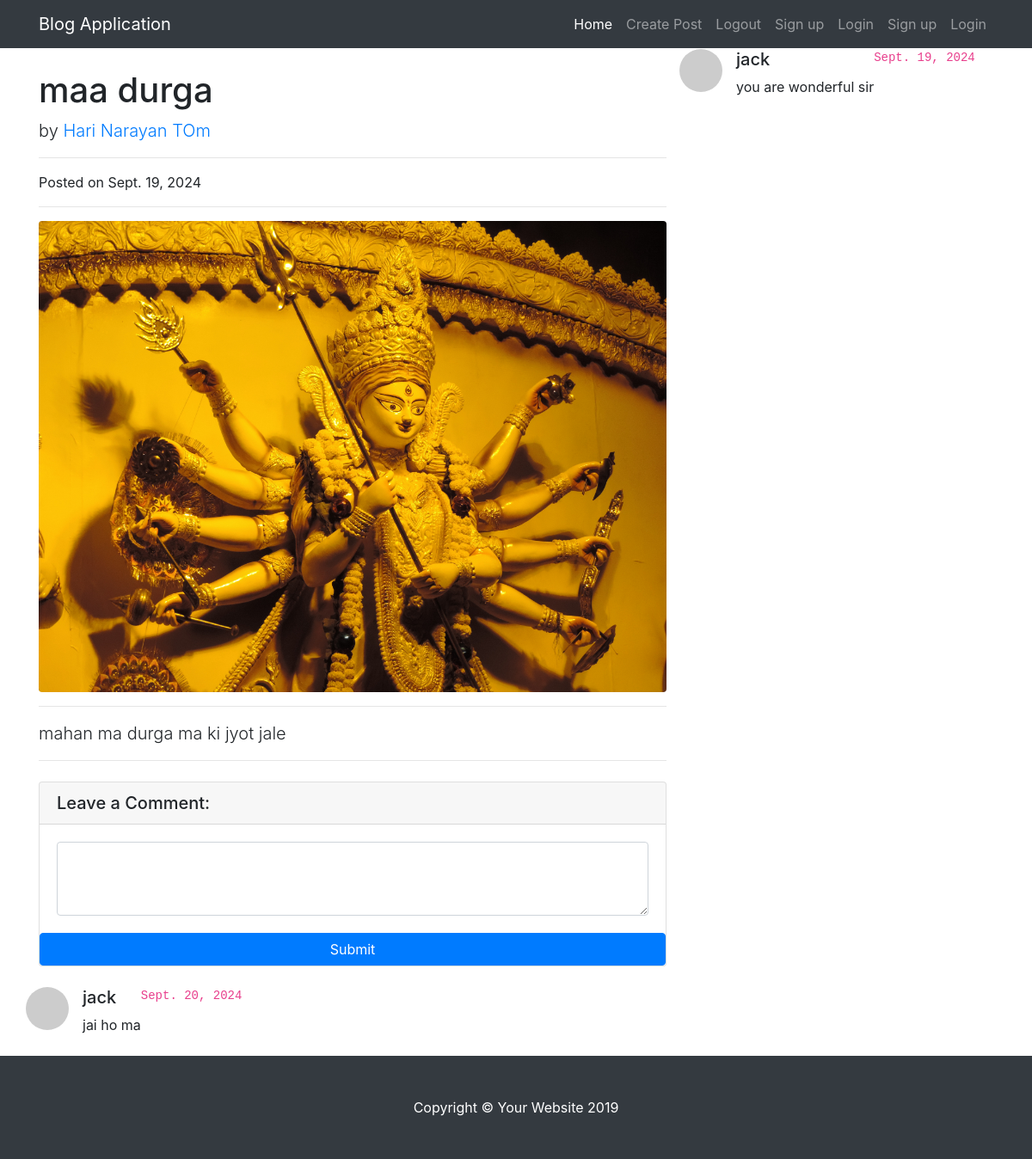
/studentbook/readmore/1/, run on the app's committed database.
### studentbook/models.py (models this page shows)
class Blog(models.Model):
    user_id = models.ForeignKey(User,on_delete=models.CASCADE)
    image = models.ImageField(upload_to = 'images/')
    title = models.CharField('Post Title', max_length=100)
    description = models.TextField('Post Description')
    posted_date = models.DateField(default = date.today)
    good_name = models.CharField('Good name', max_length=100)

class Comment(models.Model):
    message = models.TextField('Message')
    date_comment = models.DateField(default=date.today)
    user_id = models.ForeignKey(User, on_delete=models.CASCADE, related_name='user_comments')  # This references the User who made the comment
    post_id = models.ForeignKey(Blog, on_delete=models.CASCADE, related_name='post_comments')  # This should reference the Blog (or Post) that the comment belongs to

class User(models.Model):
    username = models.CharField('User Name', max_length=100)
    email = models.CharField('User Email',max_length=100)
    password = models.CharField('User Password',max_length=20)

### studentbook/views.py (the view, shortened to what this page needs)
# urls.py: path('readmore/<int:id>/',views.readmore, name='readmore'),
def readmore(request, id):
    data = Blog.objects.get(id=id)
    comment = Comment.objects.all().filter(post_id=id)
    return render(request, 'studentbook/login/readmore.html', {'data': data,'comments':comment})

### studentbook/templates/studentbook/login/readmore.html (shortened to what this page needs)
{% include 'studentbook/login/header.html' %}
  <div class="container">
    <div class="row">
      <div class="col-lg-8">
        <h1 class="mt-4">{{ data.title }} </h1>
        <p class="lead">
          by
          <a href="#">{{ data.good_name }}</a>
        </p>
        <hr>
        <p>Posted on {{ data.posted_date }}</p>
        <hr>
        <img class="img-fluid rounded" src="{{ data.image.url }}" alt="">
        <hr>
        <p class="lead">{{ data.description }}</p>
        <hr>
        <div class="card my-4">
          <h5 class="card-header">Leave a Comment:</h5>
          <div class="card-body">
            <form method ="POST" action="{% url 'readmore' data.id %}" >
                <textarea class="form-control" rows="3" name="message"></textarea>
              </div>
              <button type="submit" class="btn btn-primary">Submit</button>
          </div>
        </div>
        {% for com in comments %}
        <div class="media mb-4">
          <img class="d-flex mr-3 rounded-circle" src="http://placehold.it/50x50" alt="">
          <div class="media-body">
            <h5 class="mt-0">{{ com.user_id.username  }}</h5>
            {{ com.message }}
          </div>
          <code>{{ com.date_comment }}</code>
        </div>
        {% endfor %}
        </div>
      </div>
  <footer class="py-5 bg-dark">
    <div class="container">
      <p class="m-0 text-center text-white">Copyright &copy; Your Website 2019</p>
    </div>
  </footer>
</body>
</html>

### studentbook/templates/studentbook/login/header.html (shortened to what this page needs)
<!DOCTYPE html>
<html lang="en">
<head>
  <link rel="stylesheet" href="https://stackpath.bootstrapcdn.com/bootstrap/4.3.1/css/bootstrap.min.css">
</head>
<body>
  <hr><br>
  <nav class="navbar navbar-expand-lg navbar-dark bg-dark fixed-top">
    <div class="container">
      <a class="navbar-brand" href="#">Blog Application</a>
      <div class="collapse navbar-collapse" id="navbarResponsive">
        <ul class="navbar-nav ml-auto">
          <li class="nav-item active">
            <a class="nav-link" href="#">Home
            </a>
          </li>
          <li class="nav-item">
            <a class="nav-link" href="{% url 'create_post' %}">Create Post</a>
          </li>
          <li class="nav-item">
            <a class="nav-link" href="{% url 'logout' %}">Logout</a>
          </li>
          <li class="nav-item">
            <a class="nav-link" href="{% url 'signup' %}">Sign up</a>
          </li>
          <li class="nav-item">
            <a class="nav-link" href="{% url 'index' %}">Login</a>
          </li>
          {% if request.session.is_logged %}
          <li class="nav-item">
            <a class="nav-link" href="{% url 'user_profile' %}">User Profile</a>
          </li>
          {% else %}
          <li class="nav-item">
            <a class="nav-link" href="{% url 'signup' %}">Sign up</a>
          </li>
          <li class="nav-item">
            <a class="nav-link" href="{% url 'login' %}">Login</a>
          </li>
          {% endif %}
        </ul>
      </div>
    </div>
  </nav>

### data on the page
Blog: title "maa durga", good_name "Hari Narayan TOm", posted_date "Sept. 19, 2024", image (picture), description "mahan ma durga ma ki jyot jale"
Comment: user_id.username "jack", message "you are wonderful sir", date_comment "Sept. 19, 2024"
Comment: user_id.username "jack", message "jai ho ma", date_comment "Sept. 20, 2024"
